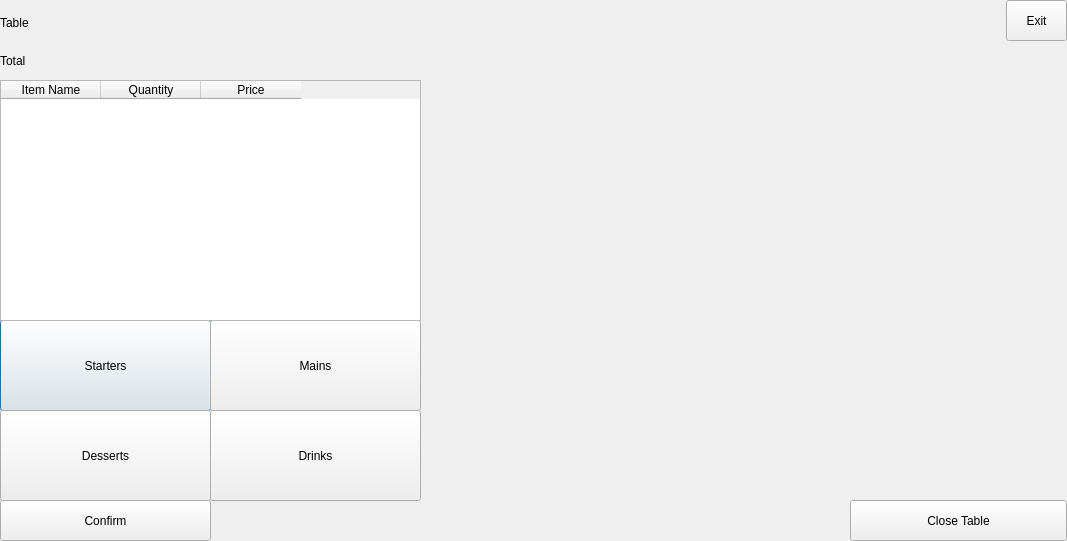
<?xml version="1.0" encoding="UTF-8"?>
<ui version="4.0">
 <class>OrderScreen</class>
 <widget class="QDialog" name="OrderScreen">
  <property name="geometry">
   <rect>
    <x>0</x>
    <y>0</y>
    <width>1067</width>
    <height>541</height>
   </rect>
  </property>
  <property name="minimumSize">
   <size>
    <width>1067</width>
    <height>541</height>
   </size>
  </property>
  <property name="maximumSize">
   <size>
    <width>1067</width>
    <height>541</height>
   </size>
  </property>
  <property name="windowTitle">
   <string>Dialog</string>
  </property>
  <widget class="QPushButton" name="pbStarter">
   <property name="geometry">
    <rect>
     <x>0</x>
     <y>320</y>
     <width>211</width>
     <height>91</height>
    </rect>
   </property>
   <property name="text">
    <string>Starters</string>
   </property>
  </widget>
  <widget class="QPushButton" name="pbMain">
   <property name="geometry">
    <rect>
     <x>210</x>
     <y>320</y>
     <width>211</width>
     <height>91</height>
    </rect>
   </property>
   <property name="text">
    <string>Mains</string>
   </property>
  </widget>
  <widget class="QPushButton" name="pbDrinks">
   <property name="geometry">
    <rect>
     <x>210</x>
     <y>410</y>
     <width>211</width>
     <height>91</height>
    </rect>
   </property>
   <property name="text">
    <string>Drinks</string>
   </property>
  </widget>
  <widget class="QPushButton" name="pbDesserts">
   <property name="geometry">
    <rect>
     <x>0</x>
     <y>410</y>
     <width>211</width>
     <height>91</height>
    </rect>
   </property>
   <property name="text">
    <string>Desserts</string>
   </property>
  </widget>
  <widget class="QPushButton" name="pbConfirm">
   <property name="geometry">
    <rect>
     <x>0</x>
     <y>500</y>
     <width>211</width>
     <height>41</height>
    </rect>
   </property>
   <property name="text">
    <string>Confirm</string>
   </property>
  </widget>
  <widget class="QLabel" name="lblTotal">
   <property name="geometry">
    <rect>
     <x>0</x>
     <y>40</y>
     <width>421</width>
     <height>41</height>
    </rect>
   </property>
   <property name="text">
    <string>Total</string>
   </property>
  </widget>
  <widget class="QPushButton" name="pbClose">
   <property name="geometry">
    <rect>
     <x>850</x>
     <y>500</y>
     <width>217</width>
     <height>41</height>
    </rect>
   </property>
   <property name="text">
    <string>Close Table</string>
   </property>
  </widget>
  <widget class="QPushButton" name="pbExit">
   <property name="geometry">
    <rect>
     <x>1006</x>
     <y>0</y>
     <width>61</width>
     <height>41</height>
    </rect>
   </property>
   <property name="text">
    <string>Exit</string>
   </property>
  </widget>
  <widget class="QStackedWidget" name="orderwidget">
   <property name="geometry">
    <rect>
     <x>420</x>
     <y>80</y>
     <width>647</width>
     <height>421</height>
    </rect>
   </property>
  </widget>
  <widget class="QLabel" name="lblTable">
   <property name="geometry">
    <rect>
     <x>0</x>
     <y>2</y>
     <width>421</width>
     <height>41</height>
    </rect>
   </property>
   <property name="text">
    <string>Table</string>
   </property>
  </widget>
  <widget class="QTableWidget" name="twOrders">
   <property name="geometry">
    <rect>
     <x>0</x>
     <y>80</y>
     <width>421</width>
     <height>241</height>
    </rect>
   </property>
   <property name="editTriggers">
    <set>QAbstractItemView::NoEditTriggers</set>
   </property>
   <property name="tabKeyNavigation">
    <bool>false</bool>
   </property>
   <property name="showDropIndicator" stdset="0">
    <bool>false</bool>
   </property>
   <property name="dragDropOverwriteMode">
    <bool>false</bool>
   </property>
   <property name="selectionMode">
    <enum>QAbstractItemView::SingleSelection</enum>
   </property>
   <property name="selectionBehavior">
    <enum>QAbstractItemView::SelectRows</enum>
   </property>
   <attribute name="verticalHeaderVisible">
    <bool>false</bool>
   </attribute>
   <column>
    <property name="text">
     <string>Item Name</string>
    </property>
   </column>
   <column>
    <property name="text">
     <string>Quantity</string>
    </property>
   </column>
   <column>
    <property name="text">
     <string>Price</string>
    </property>
   </column>
  </widget>
 </widget>
 <resources/>
 <connections/>
</ui>
